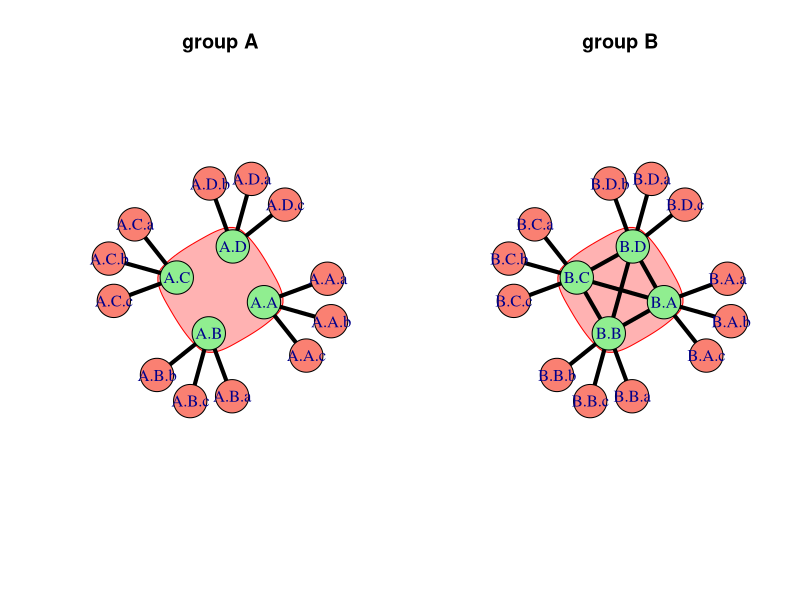

Generate this figure with R:

# produce a figure for the author groups

library(igraph)

create.network <- function(gr.name, gr.size, n.coauthors, gr.connected=FALSE) {
	group <- paste(gr.name, LETTERS[1:gr.size], sep=".")
	coauthors <- sapply(group,
											function(a) paste(a, letters[1:n.coauthors], sep="."))
	coauthors <- as.vector(coauthors)
	edges <- data.frame(authors=rep(group, rep(n.coauthors, gr.size)),
											coauthors=coauthors)
	edges <- as.matrix(edges)
	if(gr.connected) {
		i <- length(group)
		p <- (i*(i-1))/2
		ee <- matrix("", ncol=2, nrow=p)
		k <- 1
		for(i in 1:(gr.size-1)) {
			for(j in (i+1):gr.size) {
				ee[k, 1] <- group[i]
				ee[k, 2] <- group[j]
				k <- k+1
			}
		}
		edges <- rbind(edges, ee)
	}
	g <- graph_from_edgelist(edges, directed=FALSE)
	V(g)$size <- 30
	V(g)$color[grepl("[a-c]$", names(V(g)))] <- "salmon"
	V(g)$color[grepl("[^a-c]$", names(V(g)))] <- "lightgreen"
	E(g)$color <- "black"
	E(g)$width <- 4
	g
}
G.A <- G.B <- 4 # group size
c.A <- c.B <- 3 # number of coauthors from outside
network.A <- create.network("A", G.A, c.A)
network.B <- create.network("B", G.B, c.B, TRUE)
coords <- layout_(network.B, nicely())
png(file="groups.png", width=700, height=400)
op <- par(mfcol=c(1,2))
plot(network.A, layout=coords, main="group A",
		 mark.groups=list(V(network.A)[nchar(names(V(network.A))) == 3]))
plot(network.B, layout=coords, main="group B",
		 mark.groups=list(V(network.B)[nchar(names(V(network.B))) == 3]))
par(op)
dev.off()
